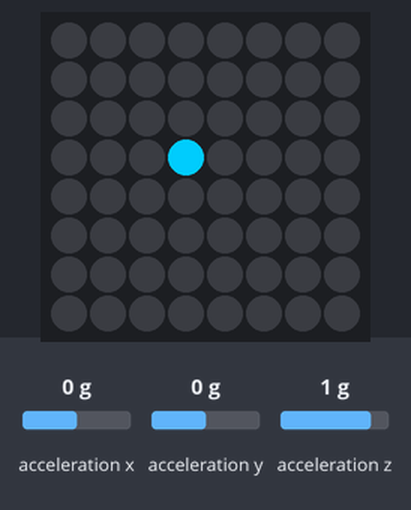
Recording of a program running on a simulated Raspberry Pi (BCM pin numbers) with a Sense HAT. On the bench: the Sense HAT's 8×8 RGB LED matrix. The test bench sets the inputs (shaded band); at power-on: acceleration x 0 g, acceleration y 0 g, acceleration z 1 g.

Above: at 1.2 s.
1.3 s: acceleration x set to -0.4 g
At 2.1 s:
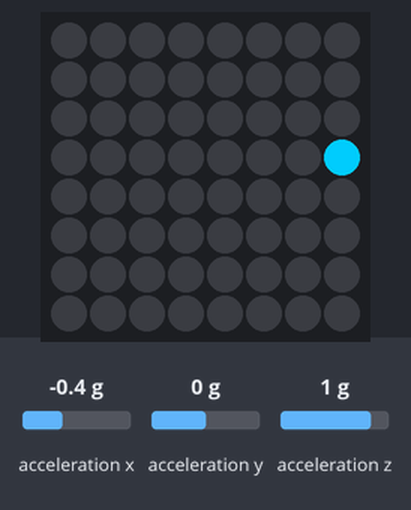
3.1 s: acceleration y set to 0.4 g
At 4.3 s:
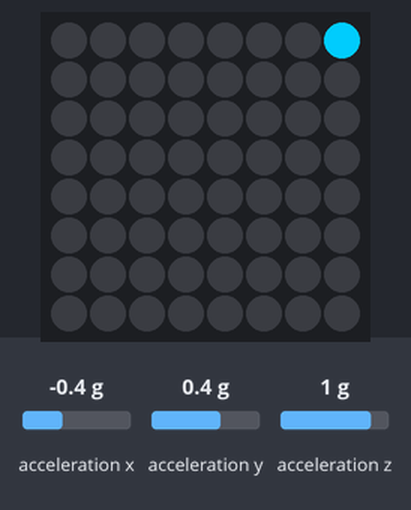
4.8 s: acceleration x set to 0.1 g
6.3 s: acceleration x set to 0.4 g
At 7.9 s:
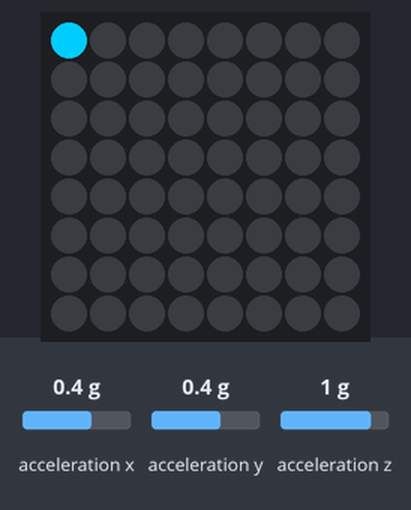
8.2 s: acceleration y set to -1.4 g
At 9.8 s:
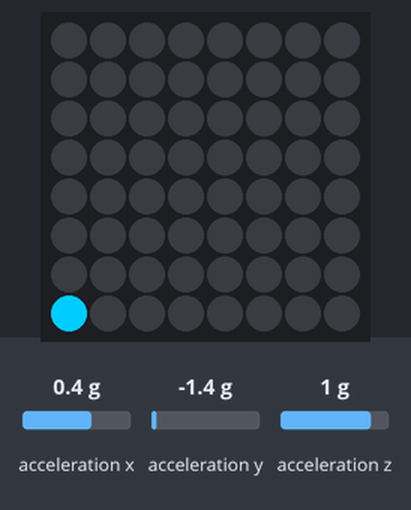
10.1 s: acceleration x set to -1.4 g
At 11.6 s:
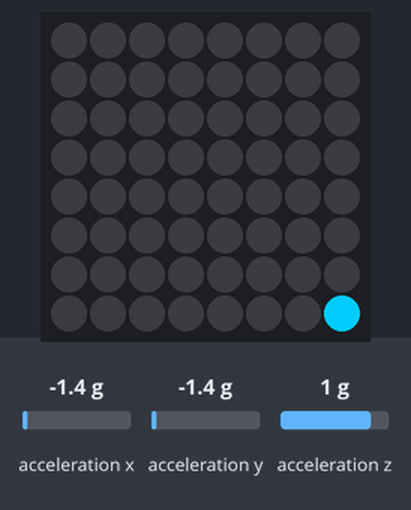
Timing chart, 0 to 13.1 s (numbered marks = the images above; inputs shaded):
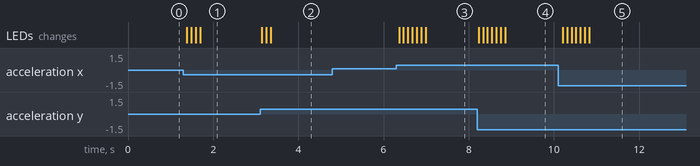

Measured:
- the behaviour switches between -0.2 and -0.3 g on acceleration x (found by bisection; images 0 and 1)
- the behaviour switches between 0.2 and 0.3 g on acceleration y (found by bisection; images 1 and 2)
- the behaviour switches between 0.2 and 0.3 g on acceleration x (found by bisection; images 2 and 3)
- after the input at 1.3 s, the LEDs: first change after 0.08 s (image 1 shows a later state)
- after the input at 3.1 s, the LEDs: first change at once (image 2 shows a later state)
- after the input at 4.8 s, every drawn part: stays the same
- after the input at 6.3 s, the LEDs: first change after 0.06 s (image 3 shows a later state)
- after the input at 8.2 s, the LEDs: first change at once (image 4 shows a later state)
- after the input at 10.1 s, the LEDs: first change after 0.10 s (image 5 shows a later state)

The program:

e08_marble.py
```python
# e08 · 구슬 굴리기 — 기울이는 쪽(동서남북)으로 구슬이 굴러감
# Argon 케이스에서는 오른쪽으로 기울이면 x가, 아래로 기울이면 y가 음수(-)입니다.
from sense_hat import SenseHat   # SenseHAT 도구 상자 가져오기
from time import sleep           # 기다리기(sleep) 도구 가져오기
sense = SenseHat()               # 내 SenseHAT을 sense라고 부르기
sense.set_rotation(180)          # 화면 180도 돌리기 (케이스에 거꾸로 꽂힘)
sense.clear()                    # 화면 지우기 (켜진 LED 끄기)

a = sense.get_accelerometer_raw()   # 시작할 때의 기울기를 재서
x0 = a["x"]                      # "평평함"의 기준으로 삼기
y0 = a["y"]                      # (책상이 조금 기울어 있어도 괜찮음)

px = 3                           # 구슬의 가로 위치 (0~7)
py = 3                           # 구슬의 세로 위치 (0~7)
while True:
    a = sense.get_accelerometer_raw()
    x = a["x"] - x0              # 좌우 기울기
    y = a["y"] - y0              # 앞뒤 기울기
    if x < -0.2 and px < 7:      # 오른쪽(동)으로 기울였고, 끝이 아니면
        px = px + 1              # 오른쪽으로
    elif x > 0.2 and px > 0:     # 왼쪽(서)으로 기울였고, 끝이 아니면
        px = px - 1              # 왼쪽으로
    if y < -0.2 and py < 7:      # 아래(남)로 기울였고, 끝이 아니면
        py = py + 1              # 아래로
    elif y > 0.2 and py > 0:     # 위(북)로 기울였고, 끝이 아니면
        py = py - 1              # 위로
    sense.clear()
    sense.set_pixel(px, py, (0, 200, 255))   # 구슬 그리기
    sleep(0.1)                   # 숫자를 줄이면 더 빨리 굴러감
```
